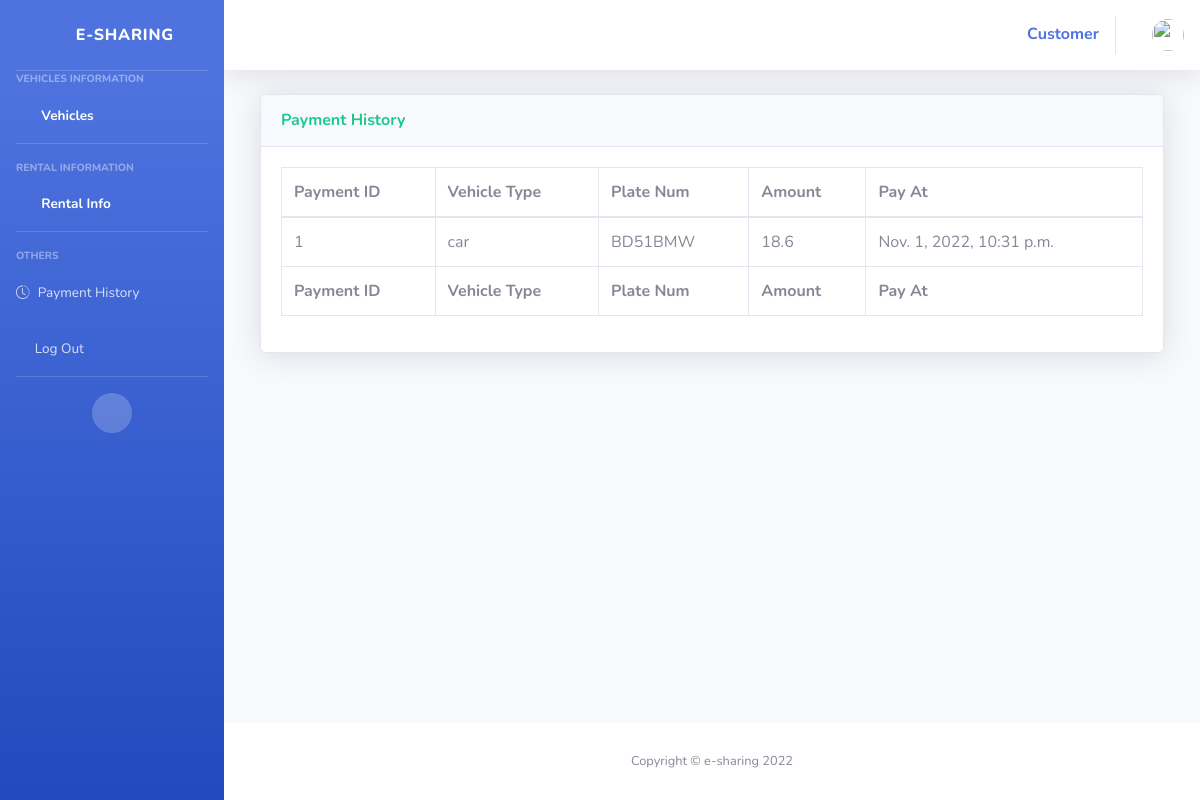
Before: /history/ with the older database file.
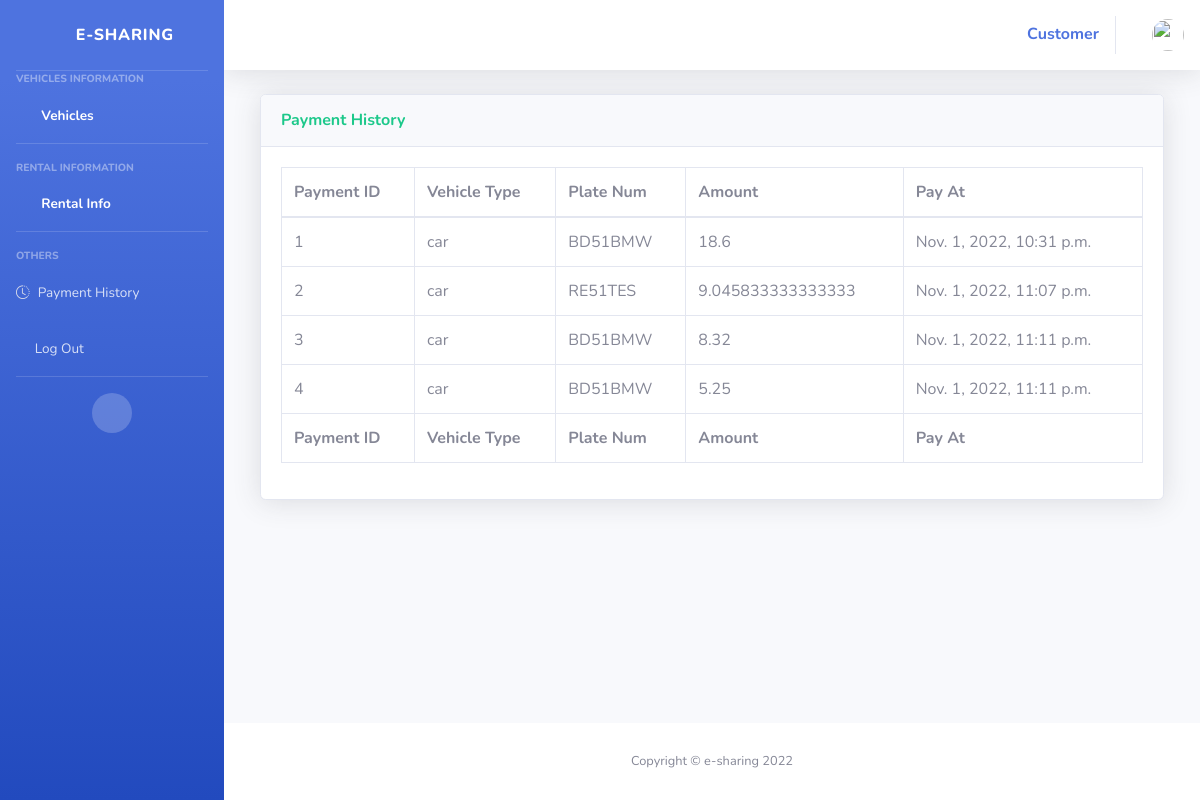
After: the same page with the newer database file.
### e_portal/models.py (models this page shows)
class Vehicles(models.Model):
    name = models.CharField(max_length=128)
    type = models.CharField(max_length=8)
    cover = models.ImageField(upload_to='resources/img/covers', blank=True)
    color = models.CharField(max_length=8)
    plateNum = models.CharField(max_length=7)
    batteryPercentage = models.IntegerField(default=100)
    lastChargedTime = models.DateTimeField(auto_now=True)
    status = models.CharField(max_length=32, default='available')
    totalRentalHours = models.FloatField(default=0)
    locName = models.CharField(max_length=128)
    latitude = models.FloatField(default=0)
    longitude = models.FloatField(default=0)
    price = models.FloatField(default=0)
    description = models.TextField(blank=True, null=True)

class Payments(models.Model):
    amount = models.FloatField(blank=False)
    status = models.CharField(max_length=8, default='success')
    payTime = models.DateTimeField(default=timezone.now)
    cid = models.IntegerField()
    vid = models.IntegerField()
    detail = models.CharField(max_length=128, default="")

### e_portal/views/customer.py (the view)
# urls.py: path("history/",customer.getPaymentHistory, name='paymentHistory'),
def getPaymentHistory(request):
    payments = models.Payments.objects.all()
    paymentHistory = []
    for payment in payments:
        vehicle = models.Vehicles.objects.filter(id=payment.vid)
        paymentHistory.append(PaymentsItems(payment, vehicle[0]))
    return render(request, 'customers/payment_history.html', {"paymentHistory": paymentHistory})

### templates/customers/payment_history.html (shortened to what this page needs)
{% extends 'base.html' %}
{% block content %}
<div class="container-fluid">
        <div class="card shadow mb-4">
            <div class="card-header py-3">
                <h6 class="m-0 font-weight-bold text-success">Payment History</h6>
            </div>
            {% if paymentHistory %}
                <div class="card-body">
                    <div class="table-responsive">
                        <table class="table table-bordered" id="dataTable">
                            <thead>
                                <tr>
                                    <th>Payment ID</th>
                                    <th>Vehicle Type</th>
                                    <th>Plate Num</th>
                                    <th>Amount</th>
                                    <th>Pay At</th>
                                </tr>
                            </thead>
                            <tfoot>
                                <tr>
                                    <th>Payment ID</th>
                                    <th>Vehicle Type</th>
                                    <th>Plate Num</th>
                                    <th>Amount</th>
                                    <th>Pay At</th>
                                </tr>
                            </tfoot>
                            <tbody>
                            {% for payment_history in paymentHistory %}
                                <tr>
                                    <td>{{ payment_history.id }}</td>
                                    <td>{{ payment_history.v_type }}</td>
                                    <td>{{ payment_history.plate_num }}</td>
                                    <td>{{ payment_history.amount }}</td>
                                    <td>{{ payment_history.pay_time }}</td>
                                </tr>
                            {% endfor %}
                            </tbody>
                        </table>
                    </div>
                </div>
            {% endif %}
        </div>
    </div>
{% endblock %}

Changed rows visible on the page:
now on this page (row unchanged): Vehicles: v_type "car", plate_num "RE51TES"
added Payments: amount "9.045833333333333", pay_time "Nov. 1, 2022, 11:07 p.m."
added Payments: amount "8.32", pay_time "Nov. 1, 2022, 11:11 p.m."
added Payments: amount "5.25", pay_time "Nov. 1, 2022, 11:11 p.m."
Other visible differences:
new list line: "2"
new list line: "3"
new list line: "car BD51BMW"
new list line: "4"
